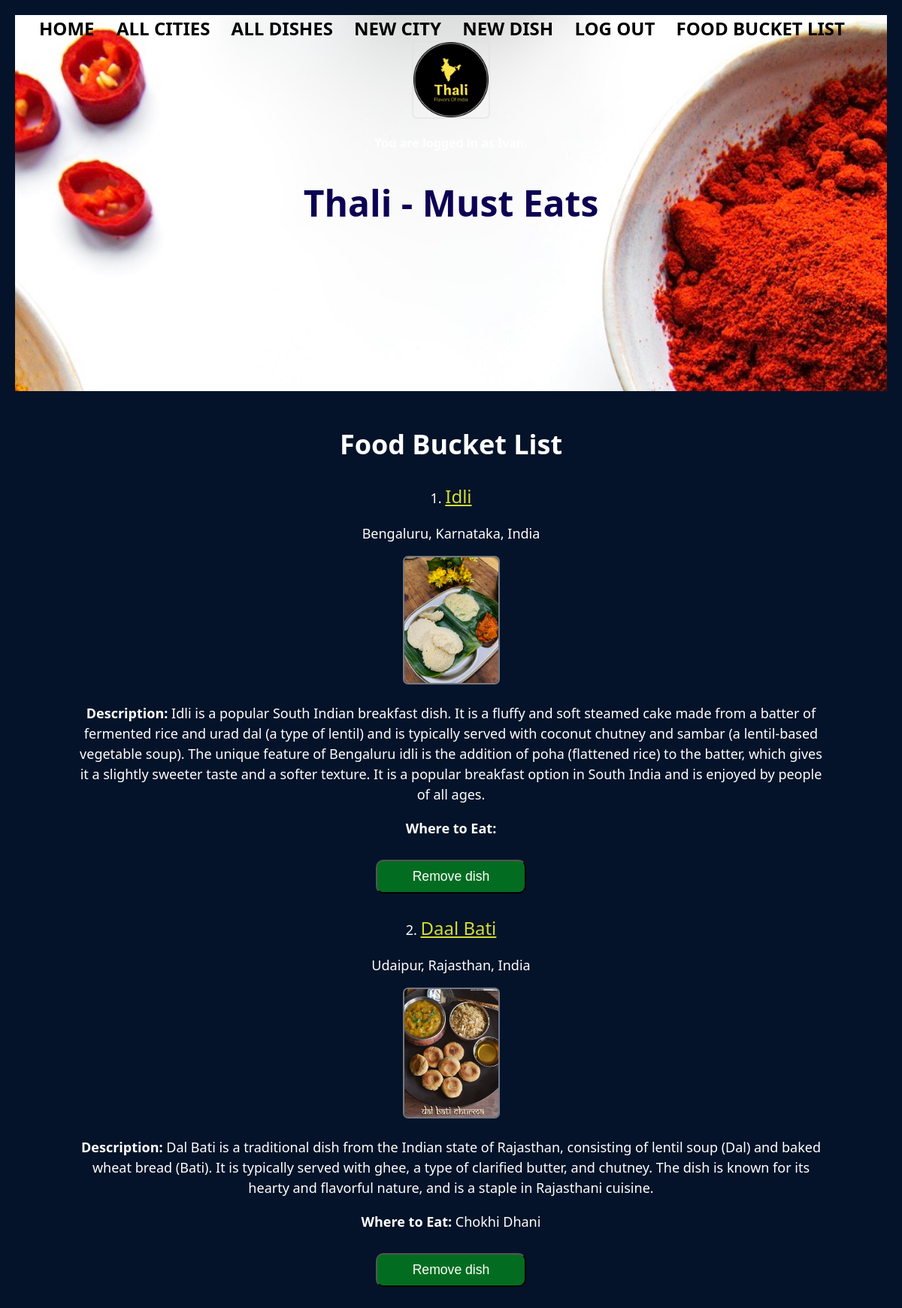
Page /favorites_list (signed in) on the committed database.
### thali_app/models.py (models this page shows, shortened)
class Dish(db.Model):
    id = db.Column(db.Integer, primary_key=True)
    name = db.Column(db.String(80), nullable=False)
    short_desc = db.Column(db.String(500), nullable=False)
    photo_url = db.Column(URLType)
    where_to_eat = db.Column(db.String(80), nullable=False)
    category = db.Column(db.Enum(FoodCategory), default=FoodCategory.OTHER)
    rating = db.Column(db.Float, default=0)
    ratings = db.relationship('Rating', backref='dish')
    city_id = db.Column(
        db.Integer, db.ForeignKey('city.id'), nullable=False)
    city = db.relationship('City', back_populates='dishes')
    state = db.relationship('City', back_populates='dishes')
    country = db.relationship('City', back_populates='dishes')
    created_by_id = db.Column(db.Integer, db.ForeignKey('user.id'))
    created_by = db.relationship('User')
    favorites_list_dishes = db.relationship(
        'User', secondary='user_favorites_list', back_populates='favorites_list_user')

class City(db.Model):
    id = db.Column(db.Integer, primary_key=True)
    name = db.Column(db.String(80), nullable=False)
    state = db.Column(db.String(80), nullable=False)
    region = db.Column(db.String(80), nullable=False)
    country = db.Column(db.String(80), nullable=False)
    short_desc = db.Column(db.String(1000), nullable=False)
    photo_url = db.Column(URLType)
    dishes = db.relationship('Dish', back_populates='city')
    created_by_id = db.Column(db.Integer, db.ForeignKey('user.id'))
    created_by = db.relationship('User')
    def __str__(self):
        return f"{self.name}, {self.state}, {self.country}"

### thali_app/main/routes.py (the view)
@main.route('/favorites_list')
@login_required
def favorites_list():
    favorites_list = current_user.favorites_list_user
    return render_template('favorites_list.html', favorites_list=favorites_list)

### thali_app/extensions.py (called while the page is built)
@login_manager.user_loader
def load_user(user_id):
    return User.query.get(user_id)

### thali_app/templates/favorites_list.html
{% extends 'base.html' %}
{% block content %}
<h1>Food Bucket List</h1>
    {% for dish in favorites_list %}
        <div class="favorites-list">
            <p>{{ loop.index }}. <a href="/dish/{{ dish.id }}">{{ dish.name }}</a></p>
            <p>{{ dish.city  }}</p>
            <a href="/dish/{{ dish.id }}"><img src="{{ dish.photo_url }}" width="125px" height="125px"></a>
            <p><strong>Description: </strong>{{ dish.short_desc}}</p>
            <p><strong>Where to Eat: </strong>{{ dish.where_to_eat }}</p>
            <form action="/remove_from_favorites_list/{{ dish.id }}" method="post">
                <input type="submit" value="Remove dish"/>
            </form>
        </div>
    {% endfor %}
{% endblock %}

### thali_app/static/style.css (style rules this page uses)
body { font-family: 'Segoe UI', 'Roboto', 'Oxygen', 'Ubuntu', 'Cantarell', 'Fira Sans', 'Droid Sans', 'Helvetica Neue', sans-serif; line-height: 1.5; margin: 0; padding: 20px; text-align: center; background-color: rgb(4, 19, 41); color: white; }
img { flex: 1; position: relative; max-width: 100%; text-align: center; border-radius: 5px; border-color: black; box-shadow: 0 0 0 2px rgba(223, 221, 221, 0.5); height: auto; }
form { font-size: 16px; }
input { font-size: 16px; word-wrap: break-word; }
input[type=submit] { width: 20%; align-self: center; background-color: #026d20; border-radius: 10px; color: white; font-size: 1.1em; padding: 10px 20px; margin: 10px; }
.favorites-list a { color: rgb(211, 220, 47); font-size: 1.5rem; }

### rows in the picture
Dish: name "Idli", city "Bengaluru, Karnataka, India", photo_url (picture), short_desc "Idli is a popular South Indian breakfast dish. It is a fluffy and soft steamed cake made from a batter of fermented rice and urad dal (a type of lentil) and is typically served with coconut chutney and sambar (a lentil-based vegetable soup). The unique feature of Bengaluru idli is the addition of poha (flattened rice) to the batter, which gives it a slightly sweeter taste and a softer texture. It is a popular breakfast option in South India and is enjoyed by people of all ages."
Dish: name "Daal Bati", city "Udaipur, Rajasthan, India", photo_url (picture), short_desc "Dal Bati is a traditional dish from the Indian state of Rajasthan, consisting of lentil soup (Dal) and baked wheat bread (Bati). It is typically served with ghee, a type of clarified butter, and chutney. The dish is known for its hearty and flavorful nature, and is a staple in Rajasthani cuisine.", where_to_eat "Chokhi Dhani"
